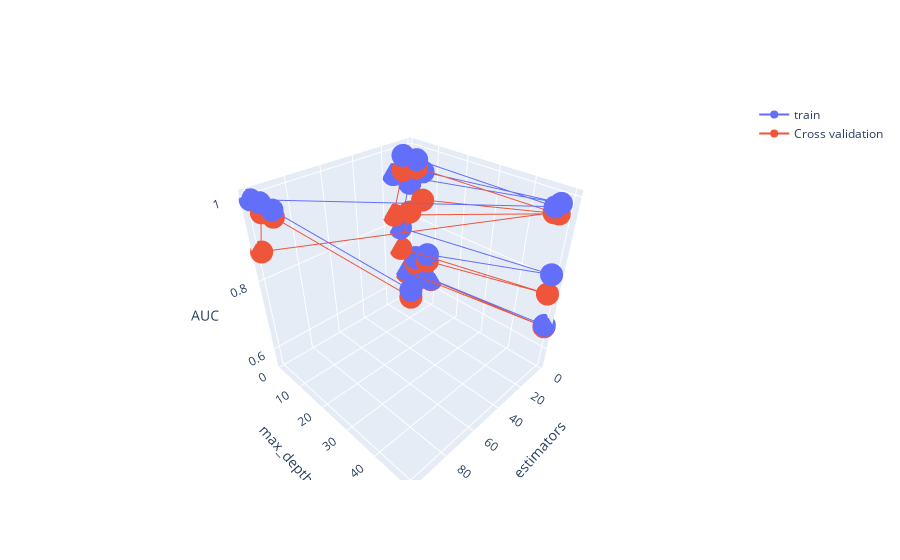

Write notebook code for a chart like this one.
### Code cell
%matplotlib inline
import plotly.graph_objects as go
trace1 = go.Scatter3d(x=x1,y=y1,z=trainscore, name = 'train')
trace2 = go.Scatter3d(x=x1,y=y1,z=testscore, name = 'Cross validation')
data = [trace1, trace2]
layout = go.Layout(scene = dict(
 xaxis = dict(title='n_estimators'),
 yaxis = dict(title='max_depth'),
 zaxis = dict(title='AUC'),))
fig = go.Figure(data=data, layout=layout)
fig.show()

### Figure 1 — Plotly figure (JSON) as saved in the notebook; plotly's stock layout.template omitted (floating-point values rounded to 4 significant figures)
{"data": [{"name": "train", "type": "scatter3d", "x": [1, 1, 1, 1, 5, 5, 5, 5, 10, 10, 10, 10, 15, 15, 15, 15, 100, 100, 100, 100], "y": [1, 5, 10, 50, 1, 5, 10, 50, 1, 5, 10, 50, 1, 5, 10, 50, 1, 5, 10, 50], "z": [0.5564, 0.6186, 0.6345, 0.6756, 0.639, 0.695, 0.7236, 0.8269, 0.7837, 0.9222, 0.9643, 0.9999, 0.9413, 0.999, 1.0, 1.0, 0.9943, 1.0, 1.0, 1.0]}, {"name": "Cross validation", "type": "scatter3d", "x": [1, 1, 1, 1, 5, 5, 5, 5, 10, 10, 10, 10, 15, 15, 15, 15, 100, 100, 100, 100], "y": [1, 5, 10, 50, 1, 5, 10, 50, 1, 5, 10, 50, 1, 5, 10, 50, 1, 5, 10, 50], "z": [0.5545, 0.6175, 0.6327, 0.6712, 0.6297, 0.6795, 0.703, 0.7758, 0.719, 0.8433, 0.8914, 0.9778, 0.8294, 0.9626, 0.9809, 0.9879, 0.8761, 0.9788, 0.9854, 0.9881]}], "layout": {"scene": {"xaxis": {"title": {"text": "n_estimators"}}, "yaxis": {"title": {"text": "max_depth"}}, "zaxis": {"title": {"text": "AUC"}}}}}
